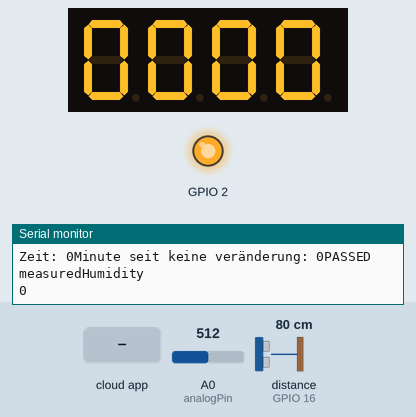
A sketch run on a simulated ESP8266 (NodeMCU). Parts: 4-digit seven-segment display, output pins drawn as LEDs (lit = HIGH), the last lines printed to the serial monitor. The inputs (shaded band) are chosen by the test bench; at power-on: A0 (analogPin) = 512, distance to the obstacle (sensor on GPIO 16) 80 cm. WiFi joins after 1.5 s; servers stay silent unless stated; the Firebase database answers and starts empty.

Above: at 4.5 s.
4.6 s: A0 (analogPin) set to 122
At 9.5 s:
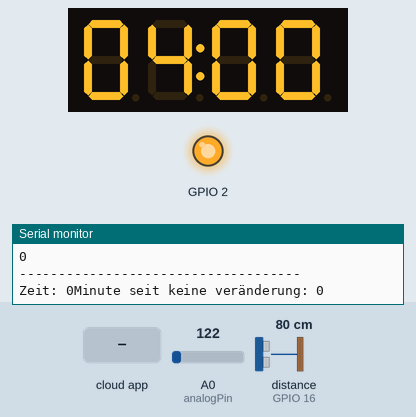
11.9 s: the phone or cloud app sets measuredHumidity to 1
At 14.4 s:
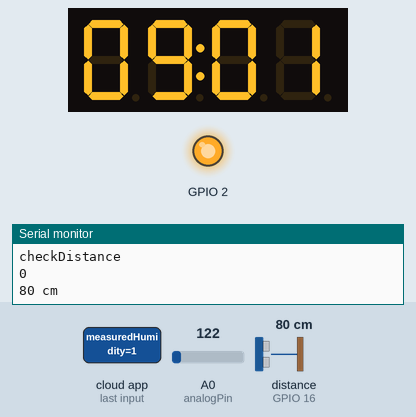
14.5 s: A0 (analogPin) set to 306
16.5 s: the phone or cloud app sets measuredHumidity to 0
At 17.9 s:
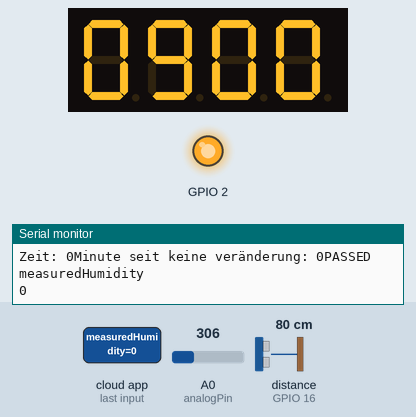
18.4 s: the phone or cloud app sets reactionAlarm to 1
At 19.8 s:
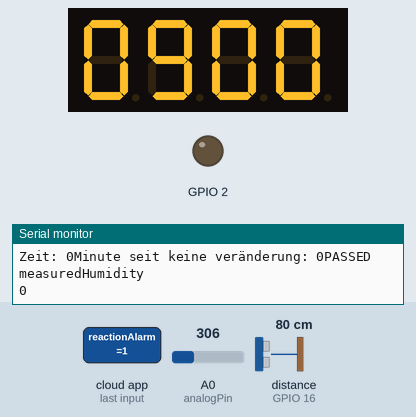
Timing chart, 0 to 62.4 s (numbered marks = the images above; inputs shaded):
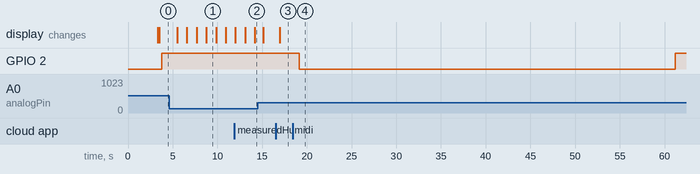

Measured:
- after the input at 4.6 s, the display: first changes after 0.91 s (image 1 shows a later state)
- after the input at 16.5 s, the display: changes after 0.49 s (image 3)
- after the input at 18.4 s, GPIO 2: HIGH → LOW after 0.76 s, → HIGH 42.0 s later
- what the display in image 1 shows lasts 1.0 s, from 8.8 s to 9.8 s

The sketch:

ESP8266_Ultrasonic_redLED_Device.ino
```cpp
//FirebaseESP8266.h must be included before ESP8266WiFi.h
#include "FirebaseESP8266.h"
#include <ESP8266WiFi.h>

#define WIFI_SSID "Brodi"
#define WIFI_PASSWORD "Beni1234"
#define FIREBASE_HOST "https://iotterrarium.firebaseio.com"
#define FIREBASE_AUTH "cNsAC9mT9mBpLRIMGGsjBvf6o12g4LBVGOcL61Qa"

//Define FirebaseESP8266 data object
FirebaseData firebaseData;

// Display
#include "TM1637.h"
#define CLK 5
#define DIO 4
TM1637 tm1637(CLK, DIO);
int measuredHumidity = 0;
int desiredHumidity = 0;

#include "Ultrasonic.h"
Ultrasonic ultrasonic(16);
int checkDistance = 20; //default 20cm

// rotatory sensor
int analogPin = A0;
String rotatVal = "";

int startTimeInMinute = 0;

void setup() {
  Serial.begin(115200);
  delay(300);

  wifiConnect();
  delay(1000);

  initFirebase();

  tm1637.init();
  tm1637.set(BRIGHT_TYPICAL);//BRIGHT_TYPICAL = 2,BRIGHT_DARKEST = 0,BRIGHTEST = 7;
  tm1637.point(POINT_ON);

  // Red-LED-Light (Alarm Light)
  // -------------- IMPORTANT ----------------
  // First after boot and the internet is connected
  // then connect the Red-Led via GROVE to D2
  pinMode(2, OUTPUT);
}

void loop() {
  rotatVal = getRotateValue();

  if (rotatVal != "middle") {
    setDesiredHumidity();
    setFirebaseIntValue("desiredHumidity", desiredHumidity);
    tm1637.point(POINT_ON);
  } else {
    tm1637.point(POINT_OFF);
  }

  setDisplay();

  if (WiFi.status() != WL_CONNECTED) {
    wifiConnect();
    initFirebase();
  }

  measuringDistanceAndAlarm();

  delay(300);
}

void measuringDistanceAndAlarm(){
  int currentTimeInMinute = ( millis()/1000 ) / 60;
  checkDistance = getFirebaseIntValue("checkDistance");

  int measuringChanges;
  measuringChanges = (int) ultrasonic.MeasureInCentimeters();
  Serial.print(measuringChanges);//0~400cm
  Serial.println(" cm");

  if( measuringChanges < checkDistance ){
    Serial.println("-> Reset Timer ");
    startTimeInMinute = currentTimeInMinute;
  }

  int minutesWhenAlarm = getFirebaseIntValue("reactionAlarm");

  if( currentTimeInMinute - startTimeInMinute >= minutesWhenAlarm ) {
      digitalWrite(2, HIGH);
      setFirebaseStringValue("alarm", "on");
  } else {
      digitalWrite(2, LOW);
      setFirebaseStringValue("alarm", "off");
  }

  Serial.print("Zeit: ");
  Serial.print(currentTimeInMinute);
  Serial.print("Minute seit keine veränderung: ");
  Serial.print(startTimeInMinute);
}


void setDesiredHumidity() {
  if (rotatVal == "left") {
    if (desiredHumidity > 0) {
      desiredHumidity--;
    }
  } else {
    if (desiredHumidity < 99) {
      desiredHumidity++;
    }
  }
}

String getRotateValue() {
  int sensor_value = analogRead(analogPin);
  int degress = sensor_value / 64;
  String rotateValue = "";

  if (degress > 13) {
    rotateValue = "left";
  } else if (degress < 3) {
    rotateValue = "right";
  } else {
    rotateValue = "middle";
  }

  return rotateValue;
}

void setDisplay() {
// query MeasuredHumidity-Data from the another ESP8266 via Firebase
  int mesHumi = getFirebaseIntValue("measuredHumidity");
  measuredHumidity = mesHumi;
  int mesHumiOne = mesHumi / 10;
  int mesHumiTwo = mesHumi % 10;

  int desHumi = desiredHumidity;
  int desHumiOne = desHumi / 10;
  int desHumiTwo = desHumi % 10;

  tm1637.display(0, desHumiOne);
  tm1637.display(1, desHumiTwo);
  tm1637.display(2, mesHumiOne);
  tm1637.display(3, mesHumiTwo);
}


void setFirebaseStringValue(String type, String value) {
  Serial.println("------------------------------------");
  if (Firebase.setString(firebaseData, type, value)) {
    Serial.println("PASSED");
    Serial.println(firebaseData.dataPath());
    Serial.println(firebaseData.intData());
  } else {
    Serial.println("FAILED");
    Serial.println(firebaseData.errorReason());
  }
  Serial.println("------------------------------------");
  Serial.println();
}

void setFirebaseIntValue(String type, int value) {
  Serial.println("------------------------------------");
  if (Firebase.setInt(firebaseData, type, value)) {
    Serial.println("PASSED");
    Serial.println(firebaseData.dataPath());
    Serial.println(firebaseData.intData());
  } else {
    Serial.println("FAILED");
    Serial.println(firebaseData.errorReason());
  }
  Serial.println("------------------------------------");
  Serial.println();
}

int getFirebaseIntValue(String datatype) {
  int result = 0;
  if (Firebase.getInt(firebaseData, datatype)) {
    Serial.println("PASSED");
    Serial.println(firebaseData.dataPath());
    Serial.println(firebaseData.intData());
    result = firebaseData.intData();
  } else {
    Serial.println("FAILED");
    Serial.println(firebaseData.errorReason());
  }
  return result;
}

void initFirebase() {
  Firebase.begin(FIREBASE_HOST, FIREBASE_AUTH);
  Firebase.reconnectWiFi(true);

  //Set database read timeout to 1 minute (max 15 minutes)
  Firebase.setReadTimeout(firebaseData, 1000 * 60);
  //tiny, small, medium, large and unlimited.
  //Size and its write timeout e.g. tiny (1s), small (10s), medium (30s) and large (60s).
  Firebase.setwriteSizeLimit(firebaseData, "tiny");
}

void wifiConnect() {
  WiFi.begin(WIFI_SSID, WIFI_PASSWORD);             // Connect to the network
  Serial.print("Connecting to ");
  Serial.print(WIFI_SSID); Serial.println(" ...");

  int teller = 0;
  while (WiFi.status() != WL_CONNECTED) {
    // Wait for the Wi-Fi to connect
    delay(1000);
    Serial.print(++teller); Serial.print(' ');
  }

  Serial.println('\n');
  Serial.println("Connection established!");
  Serial.print("IP address:\t");
  Serial.println(WiFi.localIP());         // Send the IP address of the ESP8266 to the computer
}
```
